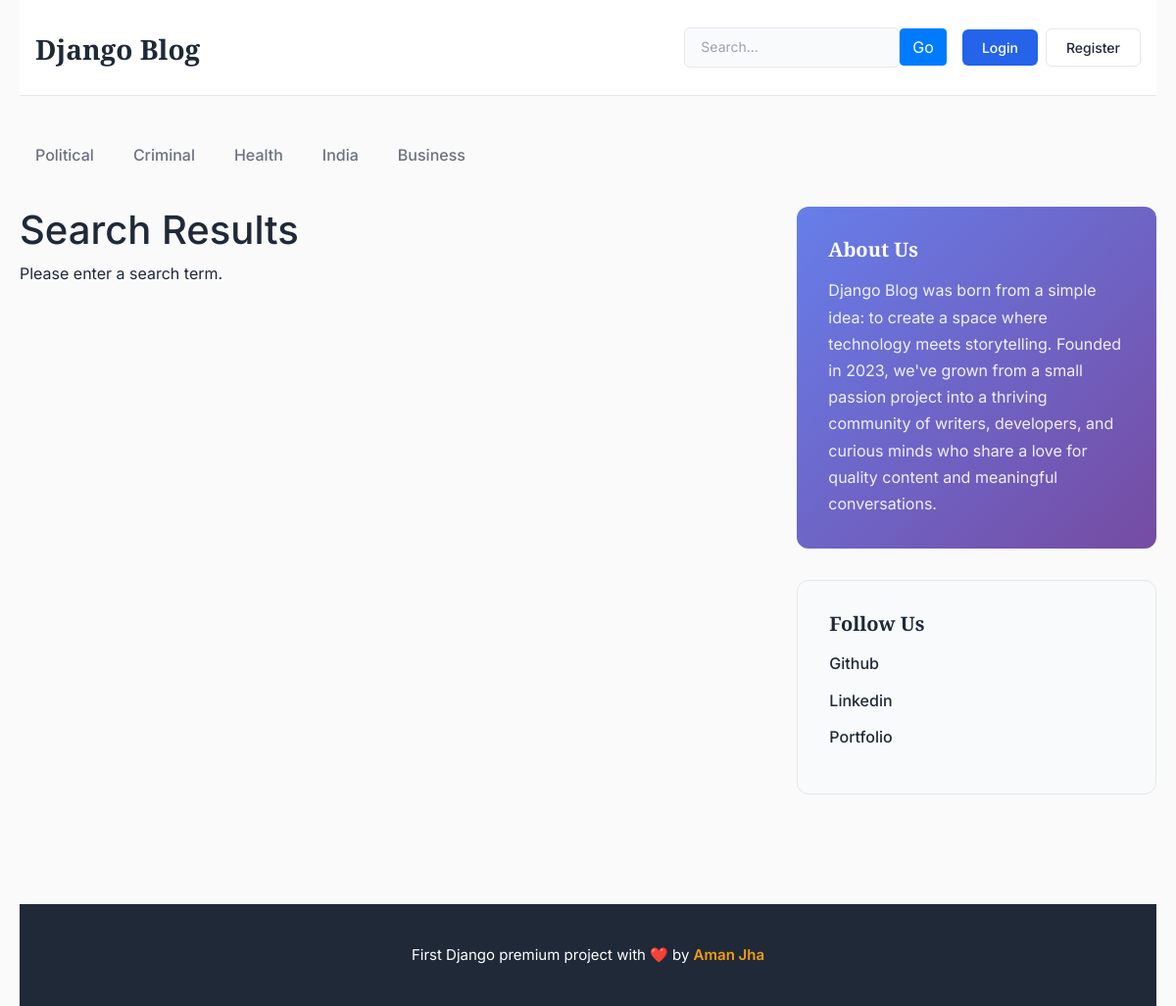
The app's page /search/ with its own data.
### blogs/models.py (models this page shows, shortened)
class Category(models.Model):
    category_name = models.CharField(max_length = 15, unique=True)
    created_at = models.DateTimeField(auto_now_add=True)
    updated_at = models.DateField(auto_now=True)
    class Meta:
        verbose_name_plural = 'categories'

### about/models.py (models this page shows, shortened)
class About(models.Model):
    heading = models.CharField(max_length=50)
    body = models.TextField(max_length=500)
    created_at = models.DateTimeField(auto_now_add=True)
    updated_at = models.DateField(auto_now=True)
    class Meta:
        verbose_name_plural = 'about'

class Follow(models.Model):
    platform_name = models.CharField(max_length=20)
    platform_link = models.URLField(max_length=200, blank=True, null=True)
    created_at = models.DateTimeField(auto_now_add=True)
    updated_at = models.DateField(auto_now=True)
    class Meta:
        verbose_name_plural = 'follow'

### blogs/views.py (the view)
# urls.py: path('search/', BlogView.search, name = 'search'),
def search(request):
    about = About.objects.get()
    follow = Follow.objects.all()
    query = request.GET.get('keyword')
    if query:
        posts = models.Blog.objects.filter(
            Q(title__icontains=query) |
            Q(short_description__icontains=query) |
            Q(blog_body__icontains=query),
            status='Published'
        )
    else:
        posts = models.Blog.objects.none()
    categories = models.Category.objects.all()
    context = {
        'posts': posts,
        'query': query,
        'categories': categories,
        'about' : about,
        'follow' : follow
    }
    return render(request, 'search.html', context)

### blogs/context_processors.py (called while the page is built)
def get_categories(request):
    categories = models.Category.objects.all()
    return dict(categories=categories)

### templates/search.html (shortened to what this page needs)
{% extends "base.html" %} {% block content %}
<div class="row">
  <div class="col-md-8">
    <h1>Search Results</h1>
     {% if posts %} {% for post in posts %}
    <div class="blog-post mb-4">
      <h2 class="blog-post-title">
        <a href="{% url 'blog' post.slug %}">{{ post.title }}</a>
      </h2>
      <p class="blog-post-meta">
        {{ post.created_at|date:"M d, Y" }} by <a href="#">{{ post.author }}</a>
      </p>
      <p>{{ post.short_description }}</p>
      <a href="{% url 'blog' post.slug %}" class="btn btn-primary">Read More</a>
    </div>
    {% endfor %} {% else %} {% if query %}
    <p>No results found for "{{ query }}".</p>
    {% else %}
    <p>Please enter a search term.</p>
    {% endif %} {% endif %}
  </div>
  <aside class="col-md-4 blog-sidebar">
    <div class="sidebar-card about-card">
      <h4 class="sidebar-title">{{ about.heading }}</h4>
      <p class="sidebar-text">{{ about.body }}</p>
    </div>
    <div class="sidebar-card social-card">
      <h4 class="sidebar-title">Follow Us</h4>
      <ul class="social-links">
        {% for f in follow %}
        <li>
          <a href="{{ f.platform_link }}" class="social-link"
            >{{f.platform_name}}</a
          >
        </li>
        {% endfor %}
      </ul>
    </div>
  </aside>
</div>
{% endblock %}

### templates/base.html (shortened to what this page needs)
{% load static %}
<!DOCTYPE html>
<html lang="en">
  <head>
    <link
      href="https://getbootstrap.com/docs/4.0/dist/css/bootstrap.min.css"
      rel="stylesheet"
    />
    <link
      rel="stylesheet"
      href="https://cdnjs.cloudflare.com/ajax/libs/font-awesome/6.0.0/css/all.min.css"
    />
    <link href="{% static 'css/blog.css' %}" rel="stylesheet" />
  </head>
  <body>
    <div class="container">
      <header class="blog-header py-4 px-3">
        <div class="row flex-nowrap justify-content-between align-items-center">
          <div class="col-4 pt-1">
            <a class="blog-header-logo" href="/">Django Blog</a>
          </div>
          <div class="col-8 d-flex justify-content-end align-items-center">
            <div class="header-search-wrapper mr-3">
              <form
                action="{% url 'search' %}"
                method="GET"
                class="header-search-form"
              >
                <input
                  type="text"
                  name="keyword"
                  class="header-search-input"
                  placeholder="Search..."
                  ˝
                  value="{{ request.GET.keyword }}"
                />
                <button type="submit" class="btn btn-primary">Go</button>
              </form>
            </div>
            {% if not user.is_authenticated %}
            <a class="btn btn-sm btn-login mr-2" href="{% url 'login' %}"
              >Login</a
            >
            <a class="btn btn-sm btn-register" href="{% url 'register' %}"
              >Register</a
            >
            {% endif %}
          </div>
        </div>
      </header>
      <div class="nav-scroller py-2 mb-4">
        <nav class="nav d-flex justify-content-start category-nav">
          {% for category in categories %}
          <a
            class="category-link"
            href="{% url 'posts_by_category' category.id %}"
            >{{ category.category_name }}</a
          >
          {% endfor %}
        </nav>
      </div>
      {% block content %}Content{% endblock %}
      <footer class="blog-footer">
        <div class="container">
          <p class="footer-text">
            First Django premium project with ❤️ by
            <a href="#" class="footer-link">Aman Jha</a>
          </p>
        </div>
      </footer>
    </div>
  </body>
</html>

### static/css/blog.css (style rules this page uses)
:root { --primary-color: #2563eb; --secondary-color: #f59e0b; --text-primary: #1f2937; --text-secondary: #6b7280; --text-muted: #9ca3af; --border-color: #e5e7eb; --bg-light: #f9fafb; --bg-white: #ffffff; --shadow-sm: 0 1px 2px 0 rgba(0, 0, 0, 0.05); --shadow-md: 0 4px 6px -1px rgba(0, 0, 0, 0.1); --shadow-lg: 0 10px 15px -3px rgba(0, 0, 0, 0.1); }
* { box-sizing: border-box; }
body { font-family: 'Inter', -apple-system, BlinkMacSystemFont, 'Segoe UI', Roboto, sans-serif; color: var(--text-primary); background-color: #fafafa; line-height: 1.6; font-size: 16px; }
.container { max-width: 1200px; margin: 0 auto; padding: 0 20px; }
.blog-header { border-bottom: 1px solid var(--border-color); background-color: var(--bg-white); margin-bottom: 2rem; padding: 1.5rem 0; }
.blog-header-logo { font-family: 'Playfair Display', serif; font-size: 1.75rem; font-weight: 900; color: var(--text-primary); text-decoration: none; transition: color 0.3s ease; }
.btn-login { background-color: var(--primary-color); color: white; border: none; padding: 0.5rem 1.25rem; border-radius: 6px; font-weight: 500; transition: all 0.3s ease; }
.btn-register { background-color: transparent; color: var(--text-primary); border: 1px solid var(--border-color); padding: 0.5rem 1.25rem; border-radius: 6px; font-weight: 500; transition: all 0.3s ease; }
.header-search-wrapper { display: flex; align-items: center; }
.header-search-form { position: relative; display: flex; align-items: center; }
.header-search-input { width: 220px; padding: 0.5rem 2.5rem 0.5rem 1rem; border: 1px solid var(--border-color); border-radius: 6px; font-size: 0.875rem; color: var(--text-primary); background-color: var(--bg-light); transition: all 0.3s ease; outline: none; }
.header-search-input::placeholder { color: var(--text-muted); }
.nav-scroller { overflow-x: auto; -webkit-overflow-scrolling: touch; }
.category-nav { gap: 0.5rem; flex-wrap: wrap; }
.category-link { padding: 0.5rem 1rem; color: var(--text-secondary); text-decoration: none; font-weight: 500; border-radius: 6px; transition: all 0.3s ease; white-space: nowrap; }
.blog-sidebar { position: sticky; top: 2rem; align-self: start; }
.sidebar-card { background-color: var(--bg-light); border-radius: 12px; padding: 2rem; margin-bottom: 2rem; border: 1px solid var(--border-color); }
.about-card { background: linear-gradient(135deg, #667eea 0%, #764ba2 100%); color: white; border: none; }
.about-card .sidebar-title { color: white; }
.about-card .sidebar-text { color: rgba(255, 255, 255, 0.9); }
.sidebar-title { font-family: 'Playfair Display', serif; font-size: 1.25rem; font-weight: 700; color: var(--text-primary); margin-bottom: 1rem; }
.sidebar-text { color: var(--text-secondary); line-height: 1.7; margin: 0; }
.social-links { list-style: none; padding: 0; margin: 0; }
.social-links li { margin-bottom: 0.75rem; }
.social-link { color: var(--text-primary); text-decoration: none; font-weight: 500; transition: all 0.3s ease; display: inline-block; }
.blog-footer { background-color: var(--text-primary); color: white; padding: 2.5rem 0; margin-top: 5rem; text-align: center; }
.footer-text { margin: 0; font-size: 0.9375rem; }
.footer-link { color: var(--secondary-color); text-decoration: none; font-weight: 600; transition: color 0.3s ease; }

### records on screen
Category: category_name "Political"
Category: category_name "Criminal"
Category: category_name "Health"
Category: category_name "India"
Category: category_name "Business"
About: heading "About Us", body "Django Blog was born from a simple idea: to create a space where technology meets storytelling. Founded in 2023, we've grown from a small passion project into a thriving community of writers, developers, and curious minds who share a love for quality content and meaningful conversations."
Follow: platform_name "Github"
Follow: platform_name "Linkedin"
Follow: platform_name "Portfolio"
